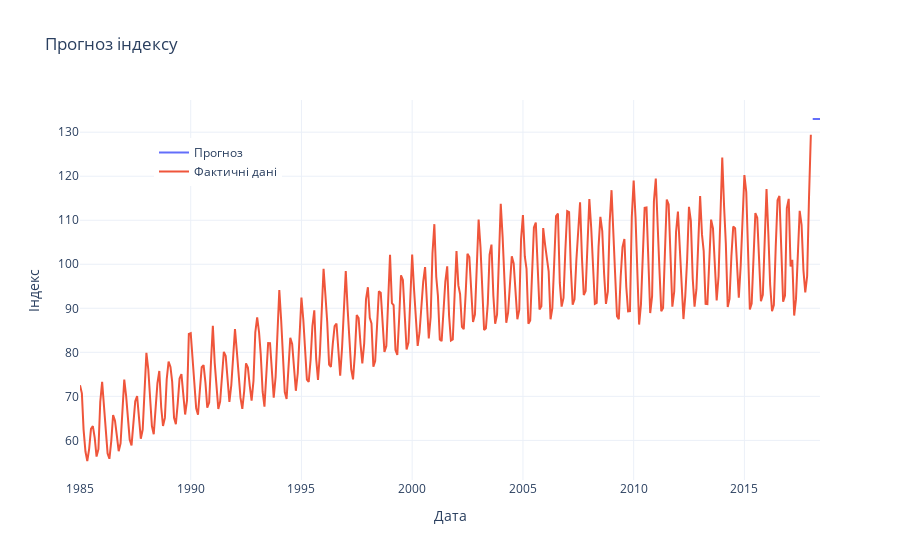

Write notebook code for a chart like this one.
### Code cell
# Створюємо датафрейм, який містить фактичні дані і прогноз
forecast = pd.DataFrame({'Original': time_series, 'Predictions': predictions})

fig = go.Figure()

fig.add_trace(go.Scatter(x=forecast.index, y=forecast['Predictions'],
                         mode='lines', name='Прогноз'))

fig.add_trace(go.Scatter(x=forecast.index, y=forecast['Original'],
                         mode='lines', name='Фактичні дані'))

fig.update_layout(title='Прогноз індексу',
                  xaxis_title='Дата',
                  yaxis_title='Індекс',
                  legend=dict(x=0.1, y=0.9),
                  showlegend=True)

fig.show()

### Figure 1 — Plotly figure (JSON) as saved in the notebook; plotly's stock layout.template omitted (floating-point values rounded to 4 significant figures; data arrays with more than 128 entries replaced by an {"elided": "..."} marker saying what was removed)
{"data": [{"mode": "lines", "name": "Прогноз", "type": "scatter", "x": {"elided": "402 str values"}, "y": {"elided": "402 float values"}}, {"mode": "lines", "name": "Фактичні дані", "type": "scatter", "x": {"elided": "402 str values"}, "y": {"elided": "402 float values"}}], "layout": {"legend": {"x": 0.1, "y": 0.9}, "showlegend": true, "title": {"text": "Прогноз індексу"}, "xaxis": {"title": {"text": "Дата"}}, "yaxis": {"title": {"text": "Індекс"}}}}
